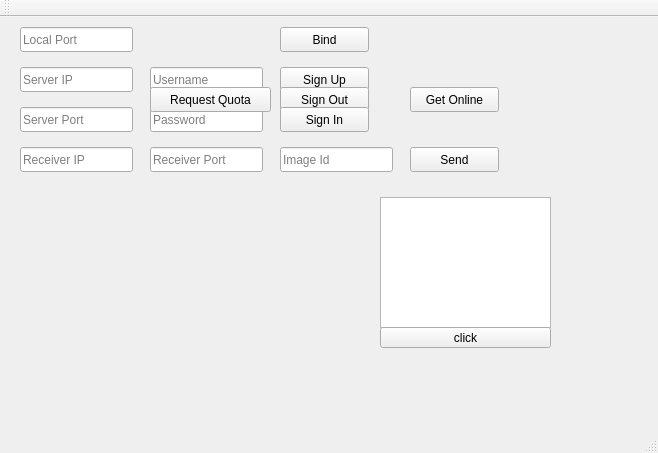
<?xml version="1.0" encoding="UTF-8"?>
<ui version="4.0">
 <class>Peer</class>
 <widget class="QMainWindow" name="Peer">
  <property name="geometry">
   <rect>
    <x>0</x>
    <y>0</y>
    <width>658</width>
    <height>453</height>
   </rect>
  </property>
  <property name="windowTitle">
   <string>Peer</string>
  </property>
  <widget class="QWidget" name="centralWidget">
   <widget class="QLineEdit" name="local_port_line_edit">
    <property name="geometry">
     <rect>
      <x>20</x>
      <y>10</y>
      <width>113</width>
      <height>25</height>
     </rect>
    </property>
    <property name="placeholderText">
     <string>Local Port</string>
    </property>
   </widget>
   <widget class="QLineEdit" name="server_ip_line_edit">
    <property name="geometry">
     <rect>
      <x>20</x>
      <y>50</y>
      <width>113</width>
      <height>25</height>
     </rect>
    </property>
    <property name="placeholderText">
     <string>Server IP</string>
    </property>
   </widget>
   <widget class="QLineEdit" name="server_port_line_edit">
    <property name="geometry">
     <rect>
      <x>20</x>
      <y>90</y>
      <width>113</width>
      <height>25</height>
     </rect>
    </property>
    <property name="placeholderText">
     <string>Server Port</string>
    </property>
   </widget>
   <widget class="QLineEdit" name="username_line_edit">
    <property name="geometry">
     <rect>
      <x>150</x>
      <y>50</y>
      <width>113</width>
      <height>25</height>
     </rect>
    </property>
    <property name="placeholderText">
     <string>Username</string>
    </property>
   </widget>
   <widget class="QLineEdit" name="password_line_edit">
    <property name="geometry">
     <rect>
      <x>150</x>
      <y>90</y>
      <width>113</width>
      <height>25</height>
     </rect>
    </property>
    <property name="placeholderText">
     <string>Password</string>
    </property>
   </widget>
   <widget class="QPushButton" name="sign_up_push_button">
    <property name="geometry">
     <rect>
      <x>280</x>
      <y>50</y>
      <width>89</width>
      <height>25</height>
     </rect>
    </property>
    <property name="text">
     <string>Sign Up</string>
    </property>
   </widget>
   <widget class="QPushButton" name="sign_out_push_button">
    <property name="geometry">
     <rect>
      <x>280</x>
      <y>70</y>
      <width>89</width>
      <height>25</height>
     </rect>
    </property>
    <property name="text">
     <string>Sign Out</string>
    </property>
   </widget>
   <widget class="QPushButton" name="sign_in_push_button">
    <property name="geometry">
     <rect>
      <x>280</x>
      <y>90</y>
      <width>89</width>
      <height>25</height>
     </rect>
    </property>
    <property name="text">
     <string>Sign In</string>
    </property>
   </widget>
   <widget class="QPushButton" name="bind_push_button">
    <property name="geometry">
     <rect>
      <x>280</x>
      <y>10</y>
      <width>89</width>
      <height>25</height>
     </rect>
    </property>
    <property name="text">
     <string>Bind</string>
    </property>
   </widget>
   <widget class="QPushButton" name="send_push_button">
    <property name="geometry">
     <rect>
      <x>410</x>
      <y>130</y>
      <width>89</width>
      <height>25</height>
     </rect>
    </property>
    <property name="text">
     <string>Send</string>
    </property>
   </widget>
   <widget class="QLineEdit" name="receiver_ip_line_edit">
    <property name="geometry">
     <rect>
      <x>20</x>
      <y>130</y>
      <width>113</width>
      <height>25</height>
     </rect>
    </property>
    <property name="placeholderText">
     <string>Receiver IP</string>
    </property>
   </widget>
   <widget class="QLineEdit" name="receiver_port_line_edit">
    <property name="geometry">
     <rect>
      <x>150</x>
      <y>130</y>
      <width>113</width>
      <height>25</height>
     </rect>
    </property>
    <property name="placeholderText">
     <string>Receiver Port</string>
    </property>
   </widget>
   <widget class="QLineEdit" name="image_id_line_edit">
    <property name="geometry">
     <rect>
      <x>280</x>
      <y>130</y>
      <width>113</width>
      <height>25</height>
     </rect>
    </property>
    <property name="placeholderText">
     <string>Image Id</string>
    </property>
   </widget>
   <widget class="QLabel" name="image_label">
    <property name="geometry">
     <rect>
      <x>60</x>
      <y>180</y>
      <width>291</width>
      <height>121</height>
     </rect>
    </property>
    <property name="text">
     <string/>
    </property>
   </widget>
   <widget class="QListWidget" name="images_list_widget">
    <property name="geometry">
     <rect>
      <x>380</x>
      <y>180</y>
      <width>171</width>
      <height>131</height>
     </rect>
    </property>
   </widget>
   <widget class="QPushButton" name="show_image_push_button">
    <property name="geometry">
     <rect>
      <x>380</x>
      <y>310</y>
      <width>171</width>
      <height>21</height>
     </rect>
    </property>
    <property name="text">
     <string>click</string>
    </property>
   </widget>
   <widget class="QPushButton" name="get_online_push_button">
    <property name="geometry">
     <rect>
      <x>410</x>
      <y>70</y>
      <width>89</width>
      <height>25</height>
     </rect>
    </property>
    <property name="text">
     <string>Get Online</string>
    </property>
   </widget>
   <widget class="QPushButton" name="request_quota_push_button">
    <property name="geometry">
     <rect>
      <x>150</x>
      <y>70</y>
      <width>121</width>
      <height>25</height>
     </rect>
    </property>
    <property name="text">
     <string>Request Quota</string>
    </property>
   </widget>
  </widget>
  <widget class="QMenuBar" name="menuBar">
   <property name="geometry">
    <rect>
     <x>0</x>
     <y>0</y>
     <width>658</width>
     <height>19</height>
    </rect>
   </property>
  </widget>
  <widget class="QToolBar" name="mainToolBar">
   <attribute name="toolBarArea">
    <enum>TopToolBarArea</enum>
   </attribute>
   <attribute name="toolBarBreak">
    <bool>false</bool>
   </attribute>
  </widget>
  <widget class="QStatusBar" name="statusBar"/>
 </widget>
 <layoutdefault spacing="6" margin="11"/>
 <resources/>
 <connections/>
</ui>
